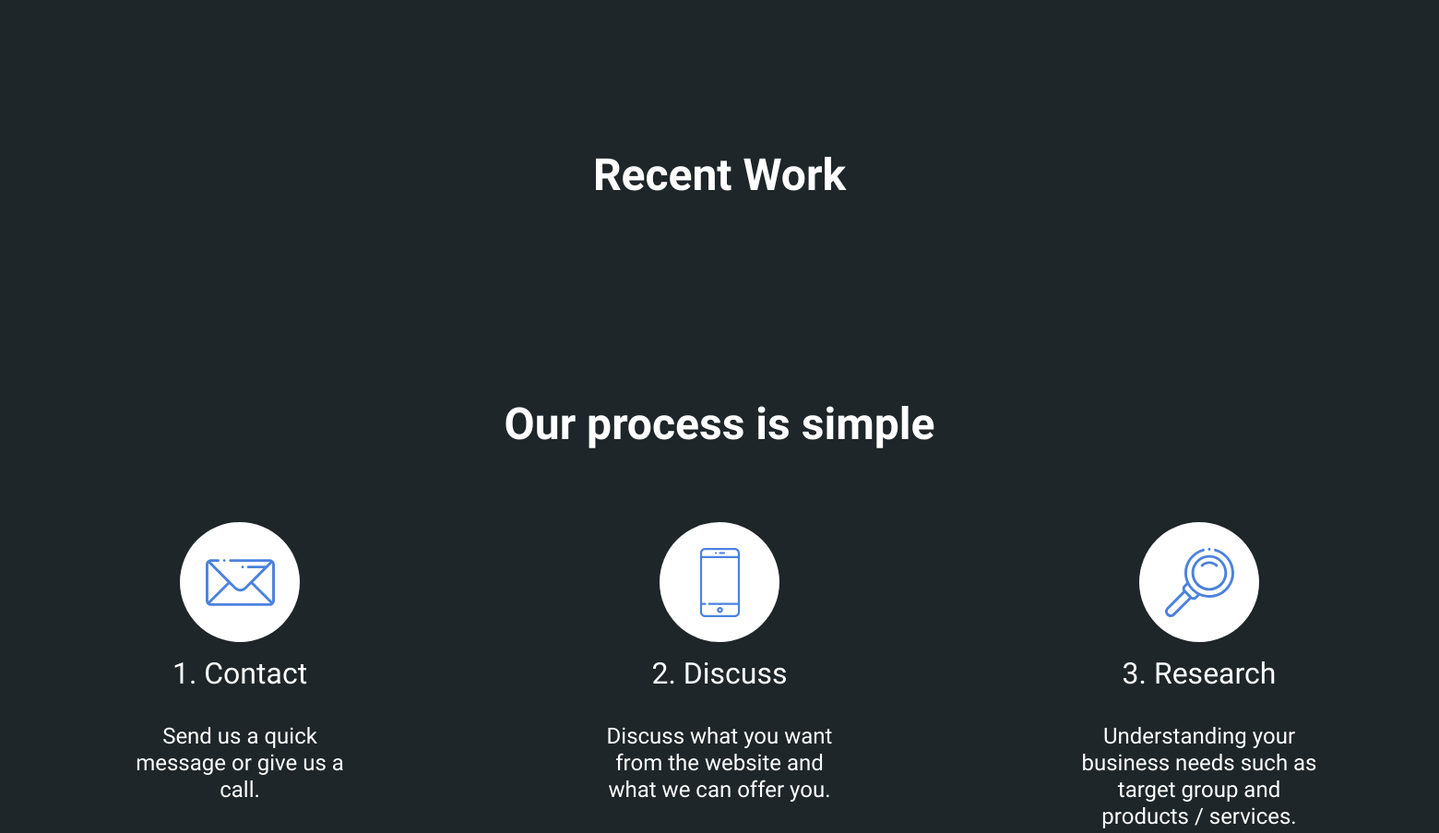
Before: / (middle part) with the older database file.
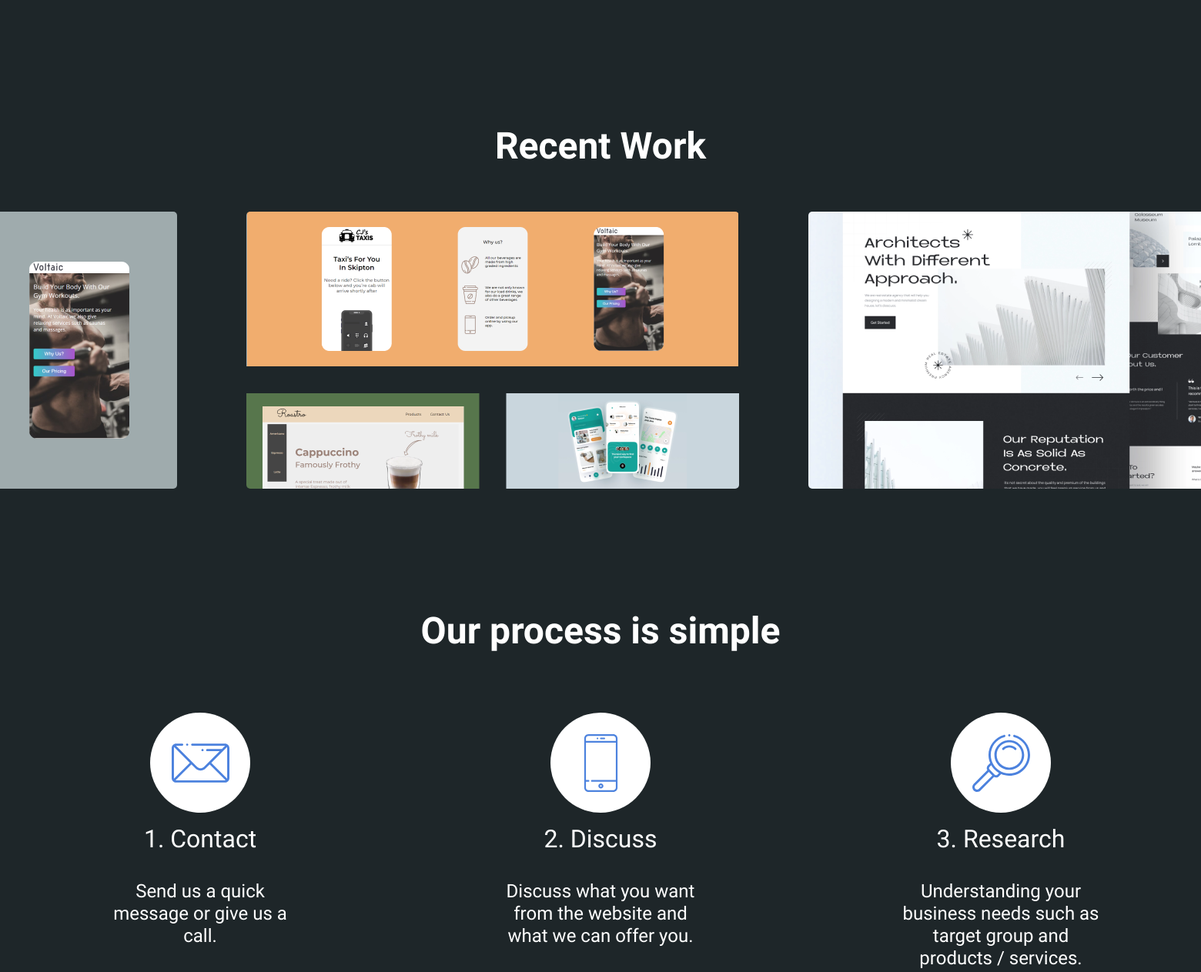
After: the same page with the newer database file.
### home/models.py (models this page shows)
class Slider(models.Model):
    image = models.ImageField(upload_to="sliders")

### home/views.py (the view)
# urls.py: path("", views.index, name="index"),
def index(request):
    clients1 = ClientC1.objects.all()
    clients2 = ClientC2.objects.all()
    clients3 = ClientC3.objects.all()
    clients4 = ClientC4.objects.all()
    clients5 = ClientC5.objects.all()
    testimonials = Testimonial.objects.all()
    sliders = Slider.objects.all()[:3]
    context = {
        "clients1": clients1,
        "clients2": clients2,
        "clients3": clients3,
        "clients4": clients4,
        "clients5": clients5,
        "testimonials": testimonials,
        "sliders": sliders
    }
    return render(request, "home/home.html", context)

### templates/home/home.html (shortened to what this page needs)
{% extends 'base.html' %}
{% load static %}
  {% block head %}
  <link rel="stylesheet" href="{% static 'home/style.css' %}">
  {% endblock %}
  {% block content %}
    <div class="container">
      <div class="s2">
        <div class="s2-cont">
          <h3 class="s2-title">
          </h3>
        </div>
      </div>
      <div class="s3">
        <div class="s3-cont">
          <h2 class="s3-title">
            Recent Work
          </h2>
          <div class="s3-slider">
            {% for slider in sliders %}
            <img src="{{ slider.image.url }}" alt="Slider" class="slider-img">
            {% endfor %}
          </div>
        </div>
      </div>
      <div class="s4">
        <h2 class="s4-title">Our process is simple</h2>
        <div class="s4-icons">
          <div class="icon">
            <img src="{% static 'home/imgs/contact.svg' %}" alt="Icon" class="icon-img">
            <h3 class="icon-title">1. Contact</h3>
            <p class="icon-text">Send us a quick message or give us a call.</p>
          </div>
          <div class="icon">
            <img src="{% static 'home/imgs/discuss.svg' %}" alt="Icon" class="icon-img">
            <h3 class="icon-title">2. Discuss</h3>
            <p class="icon-text">Discuss what you want from the website and what we can offer you. </p>
          </div>
          <div class="icon">
            <img src="{% static 'home/imgs/research.svg' %}" alt="Icon" class="icon-img">
            <h3 class="icon-title">3. Research</h3>
            <p class="icon-text">Understanding your business needs such as target group and products / services.</p>
          </div>
        </div>
      </div>
    </div>
  {% endblock %}

Changed rows visible on the page:
added Slider: image (picture)
added Slider: image (picture)
added Slider: image (picture)
